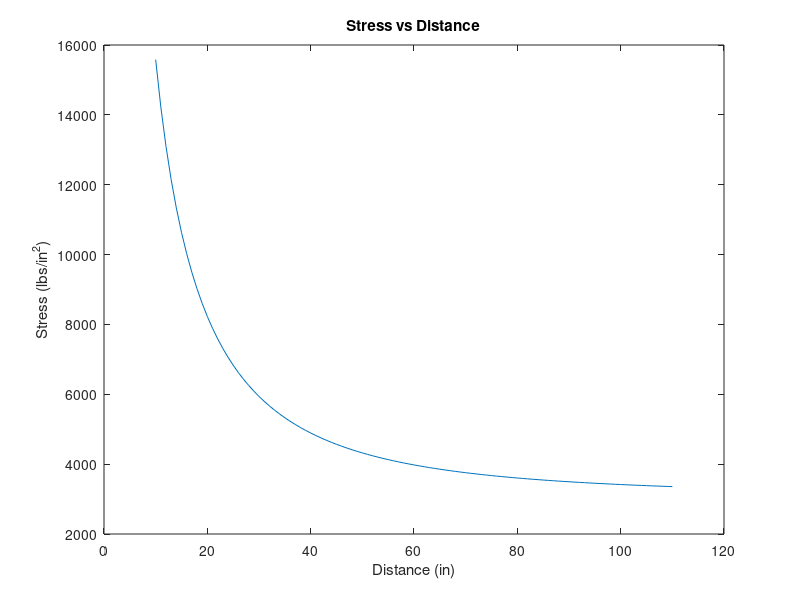

Write the MATLAB code that produced this figure.
clc;
clear;
fprintf('Gage Farmer HW8 10AM M/W\n')

W=500;
L=120;
h=50;
d=0.5;
A=pi*d^2/4;
x=(10:110);
t=(10:110);

for n=10:1:110
    t(n-9)=(W*L)*((sqrt(h^2+x(n-9)^2))/(h*n))*(1/(2*A));
end

plot(x,t);
ylabel('Stress (lbs/in^2)');
xlabel('Distance (in)');
title('Stress vs Distance');